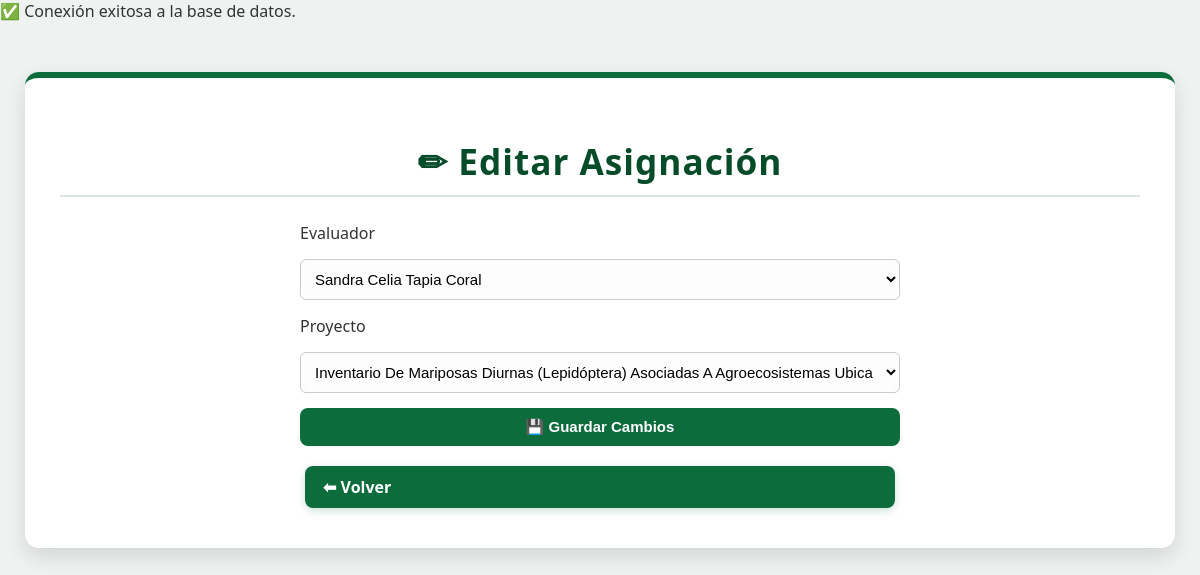
Page /Views/admin/editar_asignacion.php?id=2 (signed in) on the committed database.
### tables this page shows
CREATE TABLE `asignaciones` (
  `id_asignacion` int(11) NOT NULL,
  `id_evaluador` int(11) NOT NULL,
  `id_proyecto` int(11) NOT NULL,
  `fecha_asignacion` date DEFAULT current_timestamp()
);

CREATE TABLE `evaluadores` (
  `id_evaluador` int(11) NOT NULL,
  `nombre` varchar(100) NOT NULL,
  `usuario` varchar(50) NOT NULL,
  `contrasena_hash` varchar(255) NOT NULL,
  `correo` varchar(100) DEFAULT NULL,
  `telefono` varchar(20) DEFAULT NULL,
  `cargo` varchar(100) DEFAULT NULL,
  `fecha_registro` timestamp NOT NULL DEFAULT current_timestamp()
);

CREATE TABLE `proyectos` (
  `id_proyecto` int(11) NOT NULL,
  `nombre_proyecto` varchar(500) NOT NULL,
  `tipo_participacion` varchar(100) DEFAULT NULL,
  `regional` varchar(100) NOT NULL,
  `centro_formacion` varchar(150) NOT NULL,
  `fecha_creacion` timestamp NOT NULL DEFAULT current_timestamp()
);

### Models/Admin.php (called while the page is built, shortened)
<?php
class Admin {
    private $conn;
    public function __construct($db) {
        $this->conn = $db;
    }
    public function listarProyectos() {
        $query = "SELECT * FROM proyectos ORDER BY id_proyecto ASC";
        $stmt = $this->conn->prepare($query);
        $stmt->execute();
        return $stmt->fetchAll(PDO::FETCH_ASSOC);
    }
    public function obtenerAsignacionPorId($id) {
        $query = "SELECT * FROM asignaciones WHERE id_asignacion = :id";
        $stmt = $this->conn->prepare($query);
        $stmt->bindParam(":id", $id, PDO::PARAM_INT);
        $stmt->execute();
        return $stmt->fetch(PDO::FETCH_ASSOC);
    }
    public function listarEvaluadores() {
        $query = "SELECT id_evaluador, nombre FROM evaluadores ORDER BY nombre ASC";
        $stmt = $this->conn->prepare($query);
        $stmt->execute();
        return $stmt->fetchAll(PDO::FETCH_ASSOC);
    }
}
?>

### Views/Admin/editar_asignacion.php (the view, shortened to what this page needs)
<?php
require_once "../../Models/Admin.php";
$db = (new Database())->conectar();
$admin = new Admin($db);
$id = $_GET["id"] ?? null;
$asignacion = $admin->obtenerAsignacionPorId($id);
$evaluadores = $admin->listarEvaluadores();
$proyectos = $admin->listarProyectos();
?>
<!DOCTYPE html>
<html lang="es">
<head>
  <link rel="stylesheet" href="../../assets/css/admin.css">
</head>
<body>
  <div class="admin-container">
    <h1>✏ Editar Asignación</h1>
    <form method="POST" action="../../Controllers/AdminController.php">
      <label>Evaluador</label>
      <select name="id_evaluador" required>
        <?php foreach ($evaluadores as $e): ?>
          <option value="<?php echo $e['id_evaluador']; ?>" <?php if ($asignacion['id_evaluador'] == $e['id_evaluador']) echo 'selected'; ?>>
            <?php echo htmlspecialchars($e['nombre']); ?>
          </option>
        <?php endforeach; ?>
      </select>
      <label>Proyecto</label>
      <select name="id_proyecto" required>
        <?php foreach ($proyectos as $p): ?>
          <option value="<?php echo $p['id_proyecto']; ?>" <?php if ($asignacion['id_proyecto'] == $p['id_proyecto']) echo 'selected'; ?>>
            <?php echo htmlspecialchars($p['nombre_proyecto']); ?>
          </option>
        <?php endforeach; ?>
      </select>
      <button type="submit">💾 Guardar Cambios</button>
      <a href="index.php" class="btn">⬅ Volver</a>
    </form>
  </div>
</body>
</html>

### assets/css/admin.css (style rules this page uses)
body { font-family: 'Segoe UI', Arial, sans-serif; background: #eef2f0; margin: 0; padding: 0; color: #333; }
.admin-container { width: 90%; max-width: 1100px; background-color: #ffffff; margin: 50px auto; padding: 35px; border-radius: 14px; box-shadow: 0 8px 20px rgba(0, 0, 0, 0.12); border-top: 6px solid #0c6c3c; transition: all 0.3s ease; }
.admin-container h1 { text-align: center; color: #064c29; font-size: 2.2em; margin-bottom: 25px; letter-spacing: 1px; border-bottom: 2px solid #d9e7de; padding-bottom: 10px; }
.btn { display: inline-block; padding: 10px 18px; margin: 5px; border-radius: 8px; background-color: #0c6c3c; color: #ffffff; font-weight: 600; text-decoration: none; transition: all 0.3s ease; box-shadow: 0 3px 8px rgba(12, 108, 60, 0.2); }
form { display: flex; flex-direction: column; gap: 15px; max-width: 600px; margin: 0 auto; }
input[type="text"], input[type="number"], select { padding: 10px; border-radius: 6px; border: 1px solid #ccc; font-size: 15px; background-color: #fdfdfd; transition: all 0.2s ease; }
button { background-color: #0c6c3c; color: #ffffff; border: none; border-radius: 8px; padding: 10px 16px; font-size: 15px; cursor: pointer; transition: all 0.3s ease; font-weight: 600; }

### rows in the picture
asignaciones: id_evaluador "Sandra Celia Tapia Coral", id_proyecto "Inventario De Mariposas Diurnas (Lepidóptera) Asociadas A Agroecosistemas Ubicados En Zona De Bosque Seco Tropical Campoalegre- Huila"
